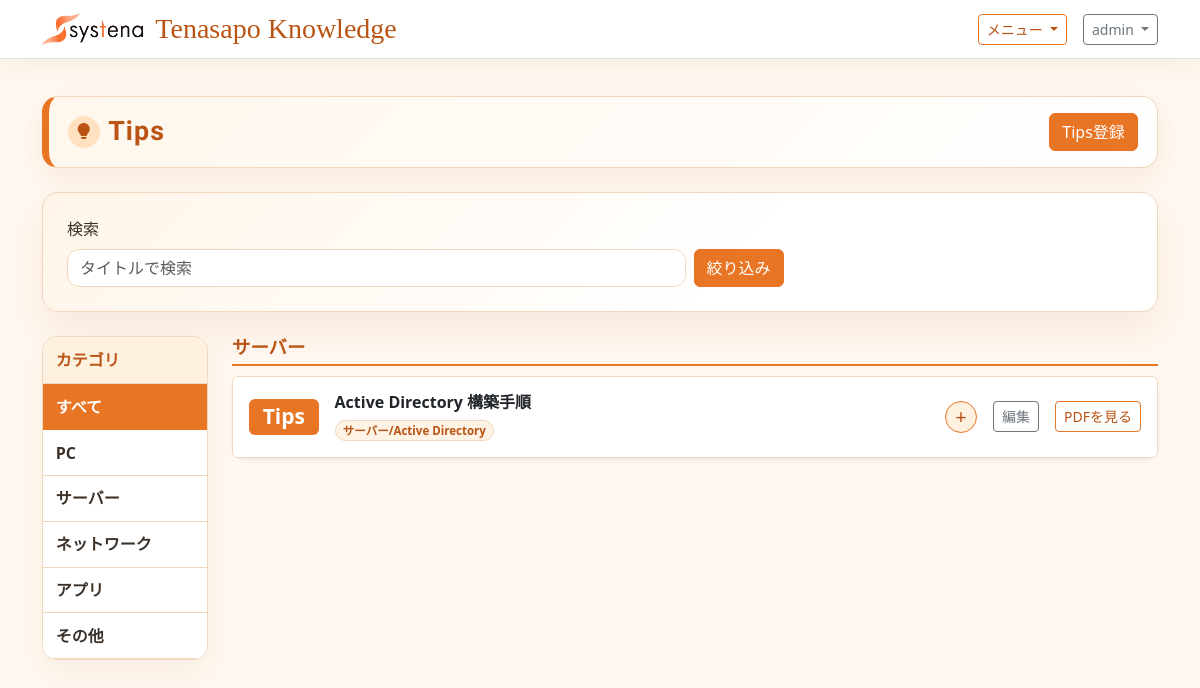
The page /tips/ (signed in) on the database its author committed.
### tenasapo_knowledge/models.py (models this page shows, shortened)
class TipsArticle(models.Model):
    title = models.CharField('タイトル', max_length=200)
    target_os = models.CharField('対象OS', max_length=120, blank=True)
    category = models.CharField('カテゴリ', max_length=120, blank=True)
    body = models.TextField('内容')
    pdf_file = models.FileField('PDFファイル', upload_to='tips_attachments/%Y/%m/', blank=True)
    is_published = models.BooleanField('公開', default=True)
    is_approved = models.BooleanField('承認済み', default=True)
    visible_to_customer = models.BooleanField('カスタマーユーザー向け表示', default=True)
    visible_to_systena = models.BooleanField('システナユーザー向け表示', default=True)
    published_at = models.DateTimeField('公開日時', default=timezone.now)
    created_by = models.ForeignKey(
        settings.AUTH_USER_MODEL,
        on_delete=models.SET_NULL,
        null=True,
        blank=True,
        related_name='created_tips_articles',
        verbose_name='作成者',
    )
    created_by_name = models.CharField('投稿者名', max_length=150, blank=True)
    approved_by = models.ForeignKey(
        settings.AUTH_USER_MODEL,
        on_delete=models.SET_NULL,
        null=True,
        blank=True,
        related_name='approved_tips_articles',
        verbose_name='承認者',
    )
    approved_by_name = models.CharField('承認者名', max_length=150, blank=True)
    created_at = models.DateTimeField('作成日時', auto_now_add=True)
    updated_at = models.DateTimeField('更新日時', auto_now=True)
    class Meta:
        verbose_name = 'Tips'
        verbose_name_plural = 'Tips'
        ordering = ['-published_at', '-created_at']

### tenasapo_knowledge/views.py (the view, shortened to what this page needs)
# urls.py: path('tips/', TipsListView.as_view(), name='tip_list'),
class TipsListView(ListView):
    model = TipsArticle
    template_name = 'tenasapo_knowledge/tips_list.html'
    context_object_name = 'tips_list'
    def dispatch(self, request, *args, **kwargs):
        record_view_history(
            request,
            'Tips一覧',
            search_query=request.GET.get('q', '')[:200],
            parent_category=request.GET.get('parent_category', '')[:120],
            category=request.GET.get('category', '')[:120],
        )
        return super().dispatch(request, *args, **kwargs)
    def get_queryset(self):
        queryset = TipsArticle.objects.filter(is_published=True)
        user = self.request.user
        is_systena_user = in_group(user, SYSTENA_GROUP_NAME)
        is_reviewer_user = in_group(user, REVIEWER_GROUP_NAME)
        if (
            not (user.is_authenticated and (user.is_staff or user.is_superuser))
            and not is_systena_user
            and not is_reviewer_user
        ):
            queryset = queryset.filter(visible_to_customer=True)
            if FAQ_APPROVAL_ENABLED:
                queryset = queryset.filter(is_approved=True)
        query = self.request.GET.get('q')
        if query:
            queryset = queryset.filter(title__icontains=query)
        parent_category = self.request.GET.get('parent_category')
        category = self.request.GET.get('category')
        return queryset.distinct()
    def get_context_data(self, **kwargs):
        context = super().get_context_data(**kwargs)
        can_view_approval_meta = in_group(self.request.user, SYSTENA_GROUP_NAME)
        context['can_edit_tip'] = can_edit_article(self.request.user)
        context['can_view_approval_meta'] = can_view_approval_meta
        for tip in context['tips_list']:
            tip.creator_display_name = tip.created_by_name or (
                tip.created_by.get_username() if tip.created_by else ''
            )
            tip.approver_display_name = tip.approved_by_name or (
                tip.approved_by.get_username() if tip.approved_by else ''
            )
            tip.category_chips = self.split_categories(tip.category)
        selected_parent = self.request.GET.get('parent_category', '')
        selected_category = self.request.GET.get('category', '')
        if selected_category and not selected_parent:
            selected_parent = self.parent_category_name(selected_category)
        context['parent_categories'] = self.available_parent_category_groups()
        context['selected_parent_category'] = selected_parent
        context['selected_category'] = selected_category
        context['grouped_tips'] = self.group_tips(context['tips_list'], selected_parent)
        context['query'] = self.request.GET.get('q', '')
        return context
    @staticmethod
    def split_categories(value):
        return [category.strip() for category in (value or '').split(',') if category.strip()]
    @staticmethod
    def parent_category_name(category):
        if '/' in category:
            return category.split('/', 1)[0].strip()
        return category.strip() or '未分類'
    @classmethod
    def tip_parent_categories(cls, tip):
        parent_names = [
            cls.parent_category_name(category)
            for category in cls.split_categories(tip.category)
        ]
        return list(dict.fromkeys(parent_names or ['未分類']))
    @classmethod
    def available_parent_categories(cls):
        parent_categories = [
            parent_name
            for parent_name, _ in FAQCategoryCreateForm.PARENT_CATEGORY_CHOICES
        ]
        parent_categories.extend(
            FAQCategory.objects.values_list('parent_name', flat=True).distinct()
        )
        for category_text in TipsArticle.objects.filter(is_published=True).values_list('category', flat=True):
            parent_categories.extend(
                cls.parent_category_name(category)
                for category in cls.split_categories(category_text)
            )
        return list(dict.fromkeys(parent_categories))
    @classmethod
    def available_parent_category_groups(cls):
        child_categories = {}
        for parent_name in cls.available_parent_categories():
            child_categories.setdefault(parent_name, [])
        for category in FAQCategory.objects.order_by('parent_name', 'child_name'):
            child_categories.setdefault(category.parent_name, []).append(
                {
                    'name': category.child_name,
                    'full_name': category.full_name,
                }
            )
        for category_text in TipsArticle.objects.filter(is_published=True).values_list('category', flat=True):
            for category_name in cls.split_categories(category_text):
                parent_name = cls.parent_category_name(category_name)
                child_name = category_name.split('/', 1)[1].strip() if '/' in category_name else category_name
                child_categories.setdefault(parent_name, []).append(
                    {
                        'name': child_name,
                        'full_name': category_name,
                    }
                )
        groups = []
        for parent_name, children in child_categories.items():
            unique_children = {}
            for child in children:
                unique_children[child['full_name']] = child
            groups.append(
                {
                    'name': parent_name,
                    'children': list(unique_children.values()),
                }
            )
        return groups
    @classmethod
    def group_tips(cls, tips, selected_parent=''):
        grouped_tips = []
        parent_categories = [selected_parent] if selected_parent else cls.available_parent_categories()
        for parent_category in parent_categories:
            matched_tips = [
                tip
                for tip in tips
                if parent_category in cls.tip_parent_categories(tip)
            ]
            if matched_tips:
                grouped_tips.append(
                    {
                        'parent_name': parent_category,
                        'articles': matched_tips,
                    }
                )
        return grouped_tips

### tenasapo_knowledge/templates/tenasapo_knowledge/tips_list.html (shortened to what this page needs)
{% extends "base.html" %}
{% block content %}
<div class="page-title-panel mb-4">
    <div class="d-flex flex-column flex-md-row justify-content-between align-items-md-center gap-3">
        <div>
            <h1 class="page-title-main mb-0 d-flex align-items-center gap-2">
                <span class="page-title-icon"><i class="bi bi-lightbulb-fill"></i></span>Tips
            </h1>
        </div>
        {% if user.is_staff or user.is_superuser %}
            <a class="btn btn-primary" href="{% url 'tip_create' %}">Tips登録</a>
        {% endif %}
    </div>
</div>
<div class="home-panel p-4 mb-4">
    <form class="row gy-2 gx-2 align-items-end" method="get">
        <div class="col-12 col-md-7">
            <label class="form-label" for="q">検索</label>
            <input class="form-control" id="q" type="search" name="q" value="{{ query }}" placeholder="タイトルで検索">
        </div>
        <div class="col-12 col-md-auto">
            <button class="btn btn-primary" type="submit">絞り込み</button>
        </div>
    </form>
</div>
<div class="row g-4 align-items-start">
    <aside class="col-12 col-lg-2">
        <div class="category-sidebar">
            <div class="category-sidebar-title">カテゴリ</div>
            <div class="list-group list-group-flush">
                <a
                    class="list-group-item category-sidebar-link {% if not selected_parent_category %}active{% endif %}"
                    href="?q={{ query|urlencode }}"
                >
                    すべて
                </a>
                {% for parent_category in parent_categories %}
                    <a
                        class="list-group-item category-sidebar-link category-sidebar-toggle {% if selected_parent_category == parent_category.name %}active{% endif %}"
                        href="?q={{ query|urlencode }}&parent_category={{ parent_category.name|urlencode }}"
                        aria-expanded="{% if selected_parent_category == parent_category.name %}true{% else %}false{% endif %}"
                        aria-controls="categoryChildren{{ forloop.counter }}"
                    >
                        {{ parent_category.name }}
                    </a>
                {% endfor %}
            </div>
        </div>
    </aside>
    <section class="col-12 col-lg-10">
        {% if grouped_tips %}
            <div class="faq-group-list">
                {% for group in grouped_tips %}
                    <section class="faq-group">
                        <h2 class="faq-group-title">{{ group.parent_name }}</h2>
                        <div class="accordion shadow-sm" id="tipsAccordion{{ forloop.counter }}">
                            {% for tip in group.articles %}
                                <article class="accordion-item faq-item">
                                    <h3 class="accordion-header" id="tipsHeading{{ forloop.parentloop.counter }}{{ tip.id }}">
                                        <div class="faq-question d-flex align-items-center gap-3 p-3">
                                            <span class="badge text-bg-primary flex-shrink-0">Tips</span>
                                            <div class="flex-grow-1">
                                                <div class="faq-question-title fw-semibold">{{ tip.title }}</div>
                                                {% if tip.category_chips %}
                                                    <div class="d-flex flex-wrap gap-2 mt-2">
                                                        {% for category in tip.category_chips %}
                                                            <span class="badge faq-category-chip">{{ category }}</span>
                                                        {% endfor %}
                                                    </div>
                                                {% endif %}
                                            </div>
                                            <button
                                                class="btn btn-outline-primary btn-sm rounded-circle faq-toggle collapsed flex-shrink-0"
                                                type="button"
                                                data-bs-toggle="collapse"
                                                data-bs-target="#tipsPanel{{ forloop.parentloop.counter }}{{ tip.id }}"
                                                aria-expanded="false"
                                                aria-controls="tipsPanel{{ forloop.parentloop.counter }}{{ tip.id }}"
                                                aria-label="内容を表示"
                                            ></button>
                                            {% if can_edit_tip %}
                                                <a class="btn btn-outline-secondary btn-sm flex-shrink-0" href="{% url 'tip_edit' tip.id %}">編集</a>
                                            {% endif %}
                                            {% if tip.pdf_file %}
                                                <button
                                                    class="btn btn-outline-primary btn-sm flex-shrink-0"
                                                    type="button"
                                                    data-pdf-url="{{ tip.pdf_file.url }}"
                                                    data-pdf-title="{{ tip.title }}"
                                                    onclick="openPdfModal(this)"
                                                >PDFを見る</button>
                                            {% endif %}
                                        </div>
                                    </h3>
                                </article>
                            {% endfor %}
                        </div>
                    </section>
                {% endfor %}
            </div>
        {% else %}
            <div class="alert alert-info" role="status">表示できるTipsがありません。</div>
        {% endif %}
    </section>
</div>
{% endblock %}

### templates/base.html (shortened to what this page needs)
{% load static %}
<!doctype html>
<html lang="ja">
<head>
    <link href="https://cdn.jsdelivr.net/npm/bootstrap@5.3.3/dist/css/bootstrap.min.css" rel="stylesheet">
    <link href="https://cdn.jsdelivr.net/npm/bootstrap-icons@1.11.3/font/bootstrap-icons.min.css" rel="stylesheet">
</head>
<body>
    <nav class="navbar navbar-expand-lg border-bottom fixed-top">
        <div class="container">
            <a class="navbar-brand brand-title" href="{% url 'home' %}">
                <img class="brand-logo" src="{% static 'systena_logo.png' %}" alt="Systena">
                <span>Tenasapo Knowledge</span>
            </a>
            {% if user.is_authenticated %}
                <div class="d-flex align-items-center gap-3">
                    <div class="dropdown">
                        <button class="btn btn-outline-primary btn-sm dropdown-toggle" type="button" data-bs-toggle="dropdown" aria-expanded="false">
                            メニュー
                        </button>
                    </div>
                    <div class="dropdown">
                        <button class="btn btn-outline-secondary btn-sm dropdown-toggle" type="button" data-bs-toggle="dropdown" aria-expanded="false">
                            {{ user.get_username }}
                        </button>
                    </div>
                </div>
            {% endif %}
        </div>
    </nav>
    <main class="container py-4">
        {% block content %}{% endblock %}
    </main>
</body>
</html>

### rows shown on the page
TipsArticle: title "Active Directory 構築手順", category_chips "サーバー/Active Directory"

### other values the page prints
{{ user.get_username }} "admin"
{{ parent_category.name }} "PC" "サーバー" "ネットワーク" "アプリ" "その他"
{{ group.parent_name }} "サーバー"
